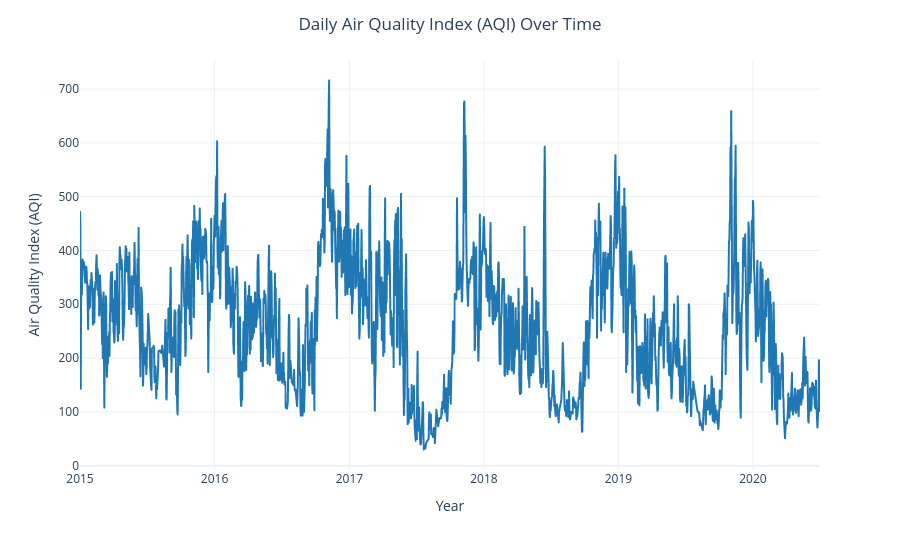

This figure's notebook cell:
### Markdown cell above
## 5.1 Air Quality Index (AQI) Trend Over Time

The AQI time series is analysed to examine the variation in air quality throughout the study period. Visualising AQI over time helps identify pollution episodes, recurring seasonal patterns, and long-term changes in air quality.

### Code cell
fig = px.line(
    master_df,
    x="Date",
    y="AQI",
    color_discrete_sequence=[COLOR_PALETTE["AQI"]]
)

fig.update_layout(
    title={
        "text": "Daily Air Quality Index (AQI) Over Time",
        "x": 0.5,
        "xanchor": "center"
    },
    xaxis_title="Year",
    yaxis_title="Air Quality Index (AQI)",
    hovermode="x unified"
)

fig.show()

### Figure 1 — Plotly figure (JSON) as saved in the notebook; plotly's stock layout.template omitted (floating-point values rounded to 4 significant figures; data arrays with more than 128 entries replaced by an {"elided": "..."} marker saying what was removed)
{"data": [{"hovertemplate": "Date=%{x}<br>AQI=%{y}<extra></extra>", "legendgroup": "", "line": {"color": "#1f77b4", "dash": "solid"}, "marker": {"symbol": "circle"}, "mode": "lines", "name": "", "showlegend": false, "type": "scattergl", "x": {"elided": "1851 str values"}, "xaxis": "x", "y": {"elided": "1851 float values"}, "yaxis": "y"}], "layout": {"height": 550, "hovermode": "x unified", "legend": {"tracegroupgap": 0}, "margin": {"t": 60}, "title": {"text": "Daily Air Quality Index (AQI) Over Time", "x": 0.5, "xanchor": "center"}, "width": 900, "xaxis": {"anchor": "y", "domain": [0, 1], "title": {"text": "Year"}}, "yaxis": {"anchor": "x", "domain": [0, 1], "title": {"text": "Air Quality Index (AQI)"}}}}
